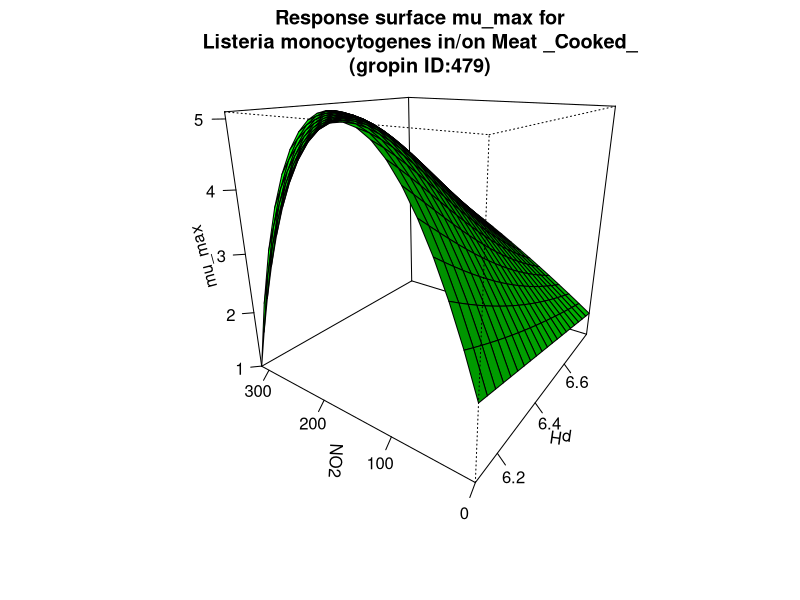

The R source for this figure:
#############################
# start of Parameter script
#############################
pH <- seq(6.1061,6.79320679320679,length.out=21)
NO2 <- seq(0,314.685314685315,length.out=21)
#############################
# end of Parameter script
#############################
############################# 
# start of Model script Gropin ID 479 
#############################
 
# constant coefficients for this model
 
variables <- data.frame(pH,NO2)
argumentsPar <- expand.grid(variables)
 
# heart of the model
response_surface <- function(pH,NO2) {
   mumax <-8.0091+(-0.87877)*pH+0.42624*((NO2*1000)/(69.01*(1+10^(pH-3.37))))+0.18149*pH*((NO2*1000)/(69.01*(1+10^(pH-3.37))))+(-0.013099)*(pH^2)+(-0.20018)*(((NO2*1000)/(69.01*(1+10^(pH-3.37))))^2)

return(mumax=mumax)
} 

# output parameters
mumax <- cbind(argumentsPar,response_surface(argumentsPar['pH'],argumentsPar['NO2']))
colnames(mumax) <- c(colnames(argumentsPar),'mumax')
#############################
# End of Model script
#############################
############################# 
# start of Visualisation script Gropin ID 479 
#############################
persp(pH,NO2,matrix(unlist(mumax$mumax),nrow=21),col = 'green',xlab='pH',ylab='NO2',zlab='mu_max',main='Response surface mu_max for
Listeria monocytogenes in/on Meat _Cooked_
(gropin ID:479)',theta=305,phi=20,shade=0.25,ticktype = 'detailed')
#############################
# End of Visualisation script
#############################
